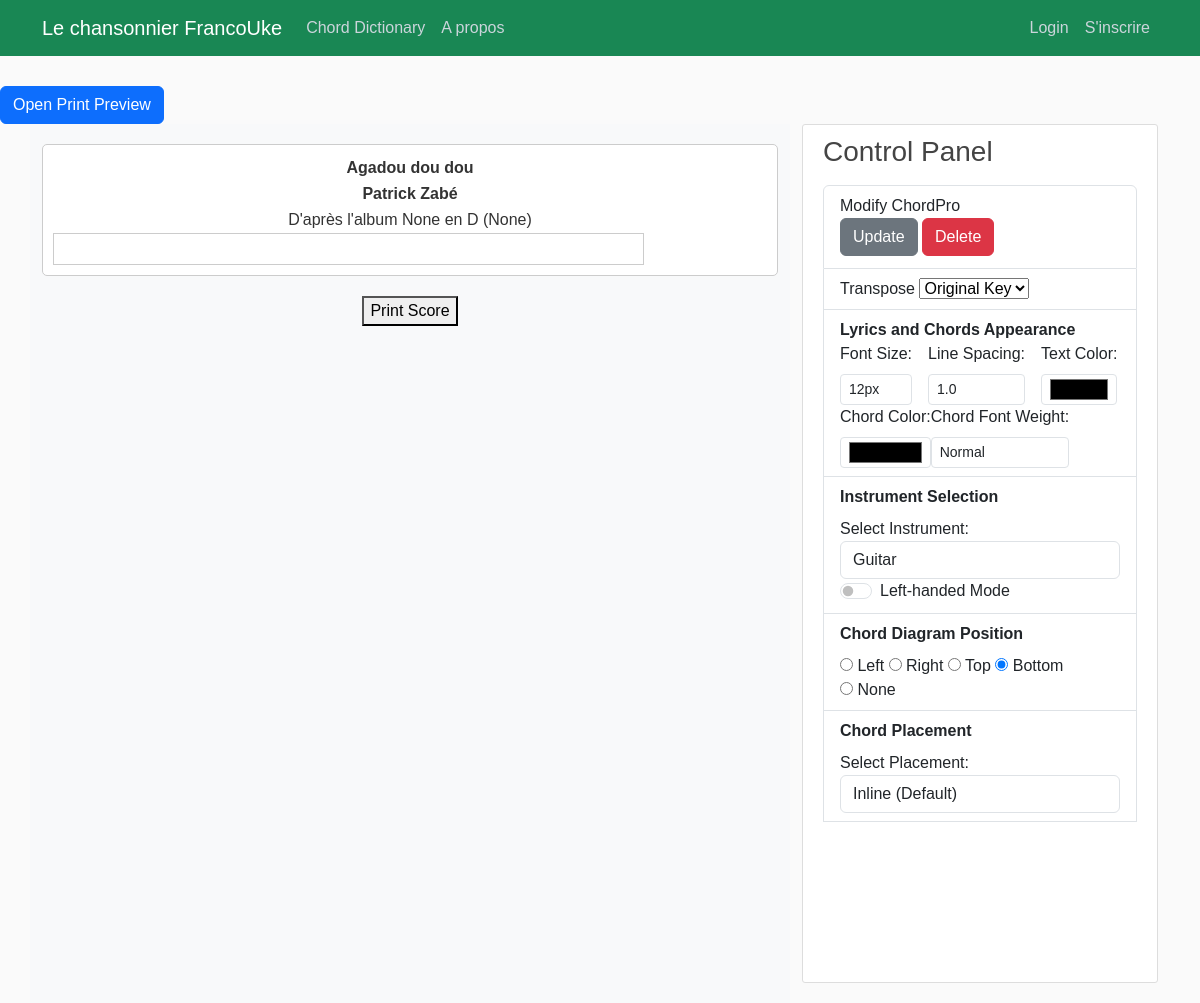
Screenshot of /score/360/ with the database file from the repository.
### songbook/models.py (models this page shows, shortened)
class Song(models.Model):
    songTitle = models.CharField(max_length=100, blank=True, null=True)
    songChordPro = models.TextField()  # Original
    lyrics_with_chords = models.JSONField(null=True, blank=True)
    metadata = models.JSONField(blank=True, null=True)  # Stores metadata as JSON
    date_posted = models.DateField(default=timezone.now)
    contributor = models.ForeignKey(User, on_delete=models.CASCADE)
    abc_notation = models.TextField(blank=True, null=True, help_text="Optional ABC notation for this song.")
    tags = TaggableManager(blank=True)

### songbook/views.py (the view)
# urls.py: path('score/<int:pk>/', ScoreView.as_view(),name='score'),
class ScoreView(DetailView):
    model = Song
    template_name = 'songbook/song_simplescore.html'  # Temporary template for experiments
    context_object_name = 'score'
    def get_context_data(self, **kwargs):
        context = super().get_context_data(**kwargs)
        if self.request.user.is_authenticated:
            preferences, created = UserPreference.objects.get_or_create(user=self.request.user)
            context["preferences"] = preferences
        else:
            context["preferences"] = None  # Handle unauthenticated users if necessary
        return context

### songbook/templates/songbook/song_simplescore.html (shortened to what this page needs)
{% load static %}
<!DOCTYPE html>
<html lang="en">
<head>
<link href="https://cdn.jsdelivr.net/npm/bootstrap@5.3.3/dist/css/bootstrap.min.css" rel="stylesheet">
    {% if pdf_generation %}
        <link rel="stylesheet" href="file://{{ STATIC_ROOT }}/songbook/main.css">
        <link rel="stylesheet" href="file://{{ STATIC_ROOT }}/songbook/song_simplescore.css">
    {% else %}
        <link rel="stylesheet" type="text/css" href="{% static 'songbook/main.css' %}">
        <link rel="stylesheet" href="{% static 'songbook/song_simplescore.css' %}">
    {% endif %}
</head>
<body>
    <header class="site-header">
        {% include "partials/_navbar.html" %}
      </header>
      <button type="button" class="btn btn-primary mt-3" data-bs-toggle="modal" data-bs-target="#printPreviewModal">
        Open Print Preview
    </button>
      <main role="main" class="container">
        <div class="row">
            <div class="col-8 bg-light">
                <div id="printableScore" style="background-color:#FFF; padding: 10px; border: 1px solid #ccc; border-radius: 5px; max-width: 800px; margin: 20px auto;">
                    <table id="song_header" table table-borderless style="width: 100%; margin: 0 auto; padding: 1;">
                        <tbody>
                            <tr style="height:fit-content;">
                                <td class="col-3">
                                </td>
                                <td class="col-6" style="text-align: center; font-weight: bolder;">{{ score.songTitle }}</td>
                                <td class="col-3" style="text-align: right;">
                                </td>
                            </tr>
                            <tr>
                                <td class="col-sm-3">
                                    </td>
                                <td class="col-sm-6" style="text-align: center; font-weight: bolder;">{{ score.metadata.artist }}</td>
                                <td class="col-sm-3"></td>
                            </tr>
                            <tr>
                                <td colspan="3" style="text-align: center; " id="recording">D'après l'album {{ score.metadata.album }} en {{ score.metadata.key }} ({{ score.metadata.year }})</td>
                            </tr>
                        </tbody>
                    </table>
                <div id="lyrics-and-chords" class="row">
                    <div class="col-10">
                        <div id="lyrics-container" class="lyrics-container">
                        </div>
                    </div>
                    <div id="right-chord-diagram-placeholder" class="col-2"></div>
                </div>
            </div>
        <button onclick="printDiv('printableScore')" style="display: block; margin: 20px auto;">Print Score</button>
        </div>
            <div class="col-4">
                {% include "partials/_control_panel.html" %}
            </div>
    </main>
</body>
</html>

### songbook/static/songbook/main.css (style rules this page uses)
body { background: #fafafa; color: #333333; margin-top: 5rem; }
.lyrics-container { line-height: 1.0; }

### songbook/static/songbook/song_simplescore.css (style rules this page uses)
body { font-family: Arial, sans-serif; padding-top: 70px; margin: 0; }
#song_header { width: 100%; border-collapse: collapse; margin-bottom: 10px; }
#song_header td { padding: 1px; text-align: center; border: 0px solid #ddd; background-color: #fff; }
#song_header td[colspan="3"] { text-align: center; }
#chord-container, .lyrics-container { border: 1px solid #ccc; padding: 5px; background-color: #f9f9f9; }
.lyrics-container { background-color: #fff; padding: 15px; flex-grow: 1; transition:all 0.3 ease; }
.row > div:not(.lyrics-container) { text-align: left; }
#recording { text-align: center; }

### rows the page displays
Song: songTitle "Agadou dou dou", metadata.artist "Patrick Zabé", metadata.album "None", metadata.key "D", metadata.year "None"
